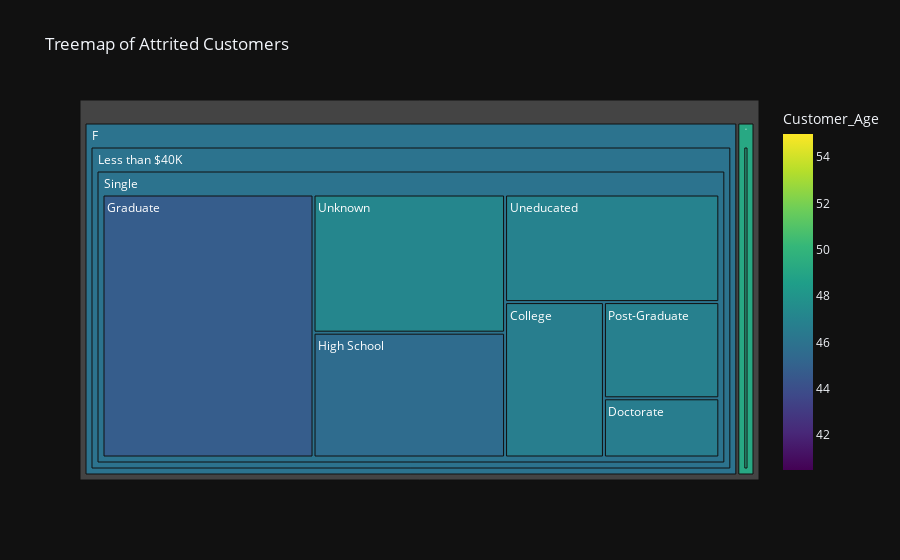

The cell this chart's notebook holds for it:
### Code cell
# Treemap
fig = px.treemap(
    result2,
    path=['Gender', 'Income_Category', 'Marital_Status', 'Education_Level'],
    values='COUNT',
    color='Customer_Age', 
    hover_data=['Total_Trans_Ct', 'Credit_Limit'],
    title='Treemap of Attrited Customers',
    color_continuous_scale='Viridis', 
    template='plotly_dark',
)
fig.show()

### Figure 1 — Plotly figure (JSON) as saved in the notebook; plotly's stock layout.template omitted (floating-point values rounded to 4 significant figures)
{"data": [{"branchvalues": "total", "customdata": [["(?)", "(?)", 46.72], ["(?)", "(?)", 46.62], ["(?)", "(?)", 44.77], ["(?)", "(?)", 40.5], ["(?)", "(?)", 45.61], ["(?)", "(?)", 46.85], ["(?)", "(?)", 46.96], ["(?)", "(?)", 47.16], ["(?)", "(?)", 55], ["(?)", "(?)", 46], ["(?)", "(?)", 49.2], ["(?)", "(?)", 46], ["(?)", "(?)", 49.2], ["(?)", "(?)", 46], ["(?)", "(?)", 49.2]], "domain": {"x": [0, 1], "y": [0, 1]}, "hovertemplate": "labels=%{label}<br>COUNT=%{value}<br>parent=%{parent}<br>id=%{id}<br>Total_Trans_Ct=%{customdata[0]}<br>Credit_Limit=%{customdata[1]}<br>Customer_Age=%{color}<extra></extra>", "ids": ["F/Less than $40K/Single/College", "F/Less than $40K/Single/Doctorate", "F/Less than $40K/Single/Graduate", "M/Less than $40K/Single/Graduate", "F/Less than $40K/Single/High School", "F/Less than $40K/Single/Post-Graduate", "F/Less than $40K/Single/Uneducated", "F/Less than $40K/Single/Unknown", "M/Less than $40K/Single/Unknown", "F/Less than $40K/Single", "M/Less than $40K/Single", "F/Less than $40K", "M/Less than $40K", "F", "M"], "labels": ["College", "Doctorate", "Graduate", "Graduate", "High School", "Post-Graduate", "Uneducated", "Unknown", "Unknown", "Single", "Single", "Less than $40K", "Less than $40K", "F", "M"], "marker": {"coloraxis": "coloraxis", "colors": [46.72, 46.62, 44.77, 40.5, 45.61, 46.85, 46.96, 47.16, 55, 46, 49.2, 46, 49.2, 46, 49.2]}, "name": "", "parents": ["F/Less than $40K/Single", "F/Less than $40K/Single", "F/Less than $40K/Single", "M/Less than $40K/Single", "F/Less than $40K/Single", "F/Less than $40K/Single", "F/Less than $40K/Single", "F/Less than $40K/Single", "M/Less than $40K/Single", "F/Less than $40K", "M/Less than $40K", "F", "M", "", ""], "type": "treemap", "values": [18, 8, 65, 2, 28, 13, 27, 31, 3, 190, 5, 190, 5, 190, 5]}], "layout": {"coloraxis": {"colorbar": {"title": {"text": "Customer_Age"}}, "colorscale": [[0, "#440154"], [0.1111, "#482878"], [0.2222, "#3e4989"], [0.3333, "#31688e"], [0.4444, "#26828e"], [0.5556, "#1f9e89"], [0.6667, "#35b779"], [0.7778, "#6ece58"], [0.8889, "#b5de2b"], [1, "#fde725"]]}, "legend": {"tracegroupgap": 0}, "title": {"text": "Treemap of Attrited Customers"}}}
